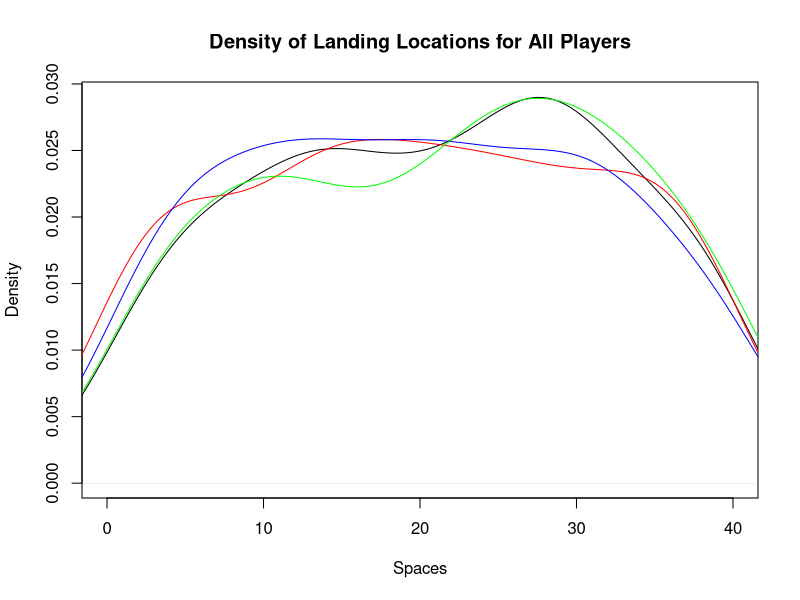
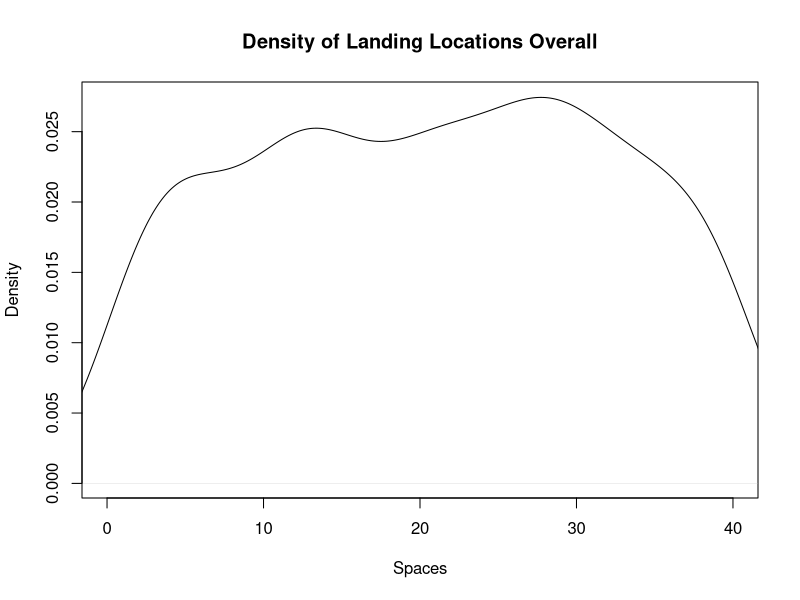
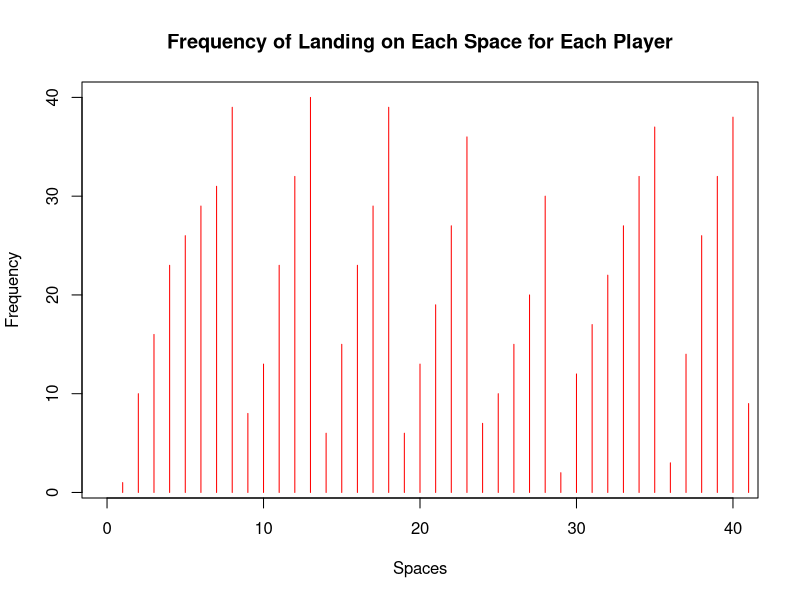
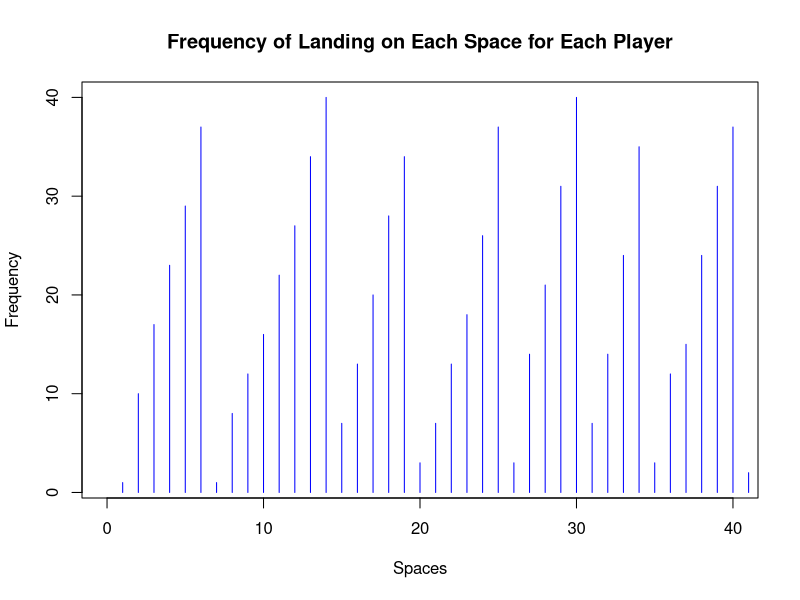
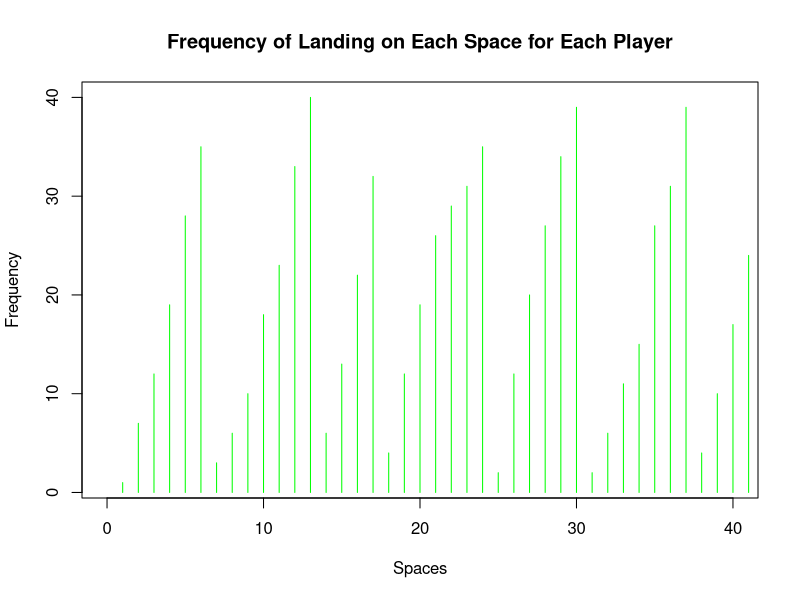
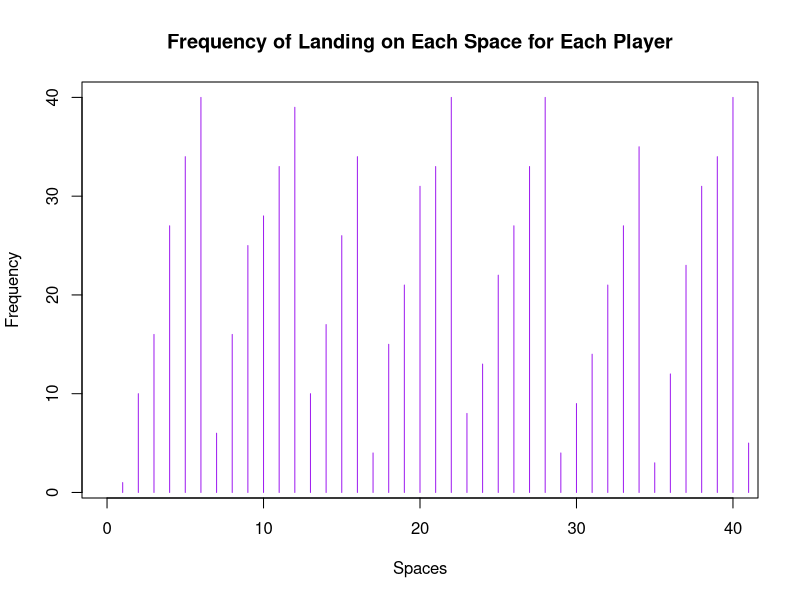
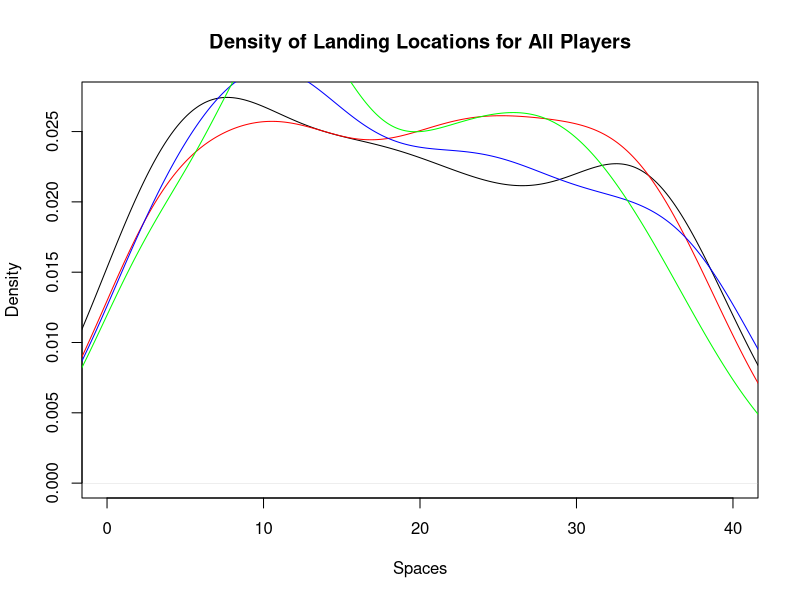
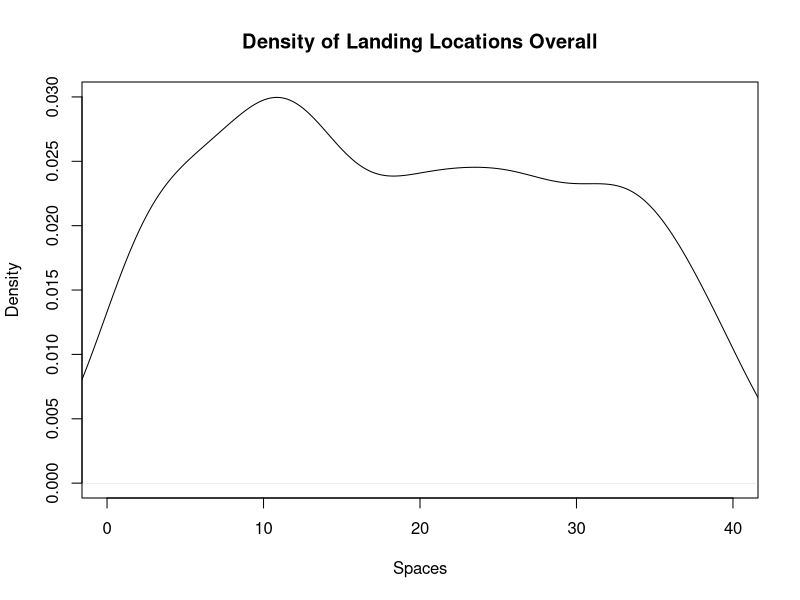

Here is the R script that generated these plots, in order:
## libraries
library(dplyr)
library(ggplot2)
library(tidyverse)

##the board

monopolyBoard <- read.csv("MonopolyBoard.csv", header = T)
monopolyBoard


## lets_move
# Using dice rolls to determine where a player will land on the board
#input: "location", where the player is on the board
#output: the players new location on the board after the have rolled

#note that this is only accounting for standard dice rolls, no special rules yet...

lets_move = function(location) {
  dice_roll_1 <- sample(1:6, 1, replace = TRUE) #A random roll of a six-sided die
  dice_roll_2 <- sample(1:6, 1, replace = TRUE) #A random roll of a six-sided die
  
  roll_total <- sum(dice_roll_1, dice_roll_2) #The sum of the two rolls
  
  location = location + roll_total #Updating the player's location based on their rolls from the current turn
  
  if(location <= 40) { #if statement checking the players location
    location = location
  } else { #if the sum of the player's previous location and their rolls is greater than 40, this moves the player past GO and the start moving from space 1
    location = location - 40
  }
  
  print(location)
  
}

lets_move(20)



## who_goes_first2
who_goes_first2 <- function(num_players){
  initial_rolls <- c()
  player_order <- length(num_players)
  for (i in 1:num_players) {
    player_i_roll <- sum(sample(1:6, 2, replace=TRUE))
    initial_rolls <- c(initial_rolls, player_i_roll) # vector of every player's first roll
  }
  
  if(sum(initial_rolls == max(initial_rolls)) >= 2){ # if more 1 person has the highest roll
    
    while (sum(initial_rolls == max(initial_rolls)) >= 2) { # keep rolling as long as players are tied
      tied_players <- which(initial_rolls==max(initial_rolls)) # identify which players tied
      
      tie_breaker_rolls <- c()
      for (i in tied_players) { # tied players roll again
        player_i_roll2 <- sum(sample(1:6, 2, replace=TRUE))
        tie_breaker_rolls <- c(tie_breaker_rolls, player_i_roll2)
        initial_rolls <- tie_breaker_rolls # update initial rolls
      }
    }
    highest_roll <- max(tie_breaker_rolls)
    highest_player <- tied_players[which(tie_breaker_rolls == highest_roll)]
  }
  
  else {
    highest_player <- which.max(initial_rolls) # who rolled the highest number
    
    # creating player order
    player_order[1] <- as.integer(highest_player)
    
    for (j in 2:num_players) {
      
      player_order[j] <- as.integer(player_order[j-1] + 1)
      if (player_order[j] > num_players) {
        player_order[j] <- 1
      }
    }
    #print(player_order)
  }
  playerlist <- (list(highest_player, player_order))
  return(playerlist)
}

who_goes_first2(4)


## lets_play

#A function to play Monopoly!
#Utilizes lets_move to move the players around the board
#input: "turns"; the amount of turns each player will take (i.e. the number of rounds in the game), "players"; a numeric value 1-4 representing the number of players in the game
#output: a dataframe showing each players' location after each of their turns; a density plot showing each players' location data throughout the game; a density plot showing the overall location data throughout the game

lets_play = function(turns, players) {
  
  location_data <- as.data.frame(matrix(nrow = turns, ncol = players)) # dataframe will keep data for locations of players for each turn
  
  # puts players in order
  colnames(location_data) <- who_goes_first2(players)[[2]]
  
  location = 1 #initializes the player at space 1 (i.e. GO!)
  location_data[1,] <- location
  
  for (i in 2:turns) { # iterates through number of turns
    for (j in 1:players) { # rotates through each player
      location = lets_move(location_data[i-1,j])[[1]] # takes location from lets_move2 function and assigns it to location
      location_data[i,j] <- as.integer(location) # puts location value into the dataframe of locations for each player
    }
  }
  print(location_data) 
  
  
  ########################## plots ###############################
  
  #vector of colors
  colors <- c("red", "blue", "green","purple")
  
  # creates density plot of frequency of landing on each space for each player
  plot(density(location_data[,1]), xlim = c(0,40), col = "black", xlab="Spaces", main= "Density of Landing Locations for All Players")
  
  for (k in 2:players) {
    lines(density(location_data[,k]), col = colors[k-1]) # adds a density line for each player after the first
  }
  
  # creates density plot for total frequency landing on each space (all players spaces included)
  all_spaces <- as.vector(as.matrix(location_data))
  plot(density(all_spaces), xlim = c(0,40), col = "black", xlab="Spaces", main="Density of Landing Locations Overall")
  
  #creates frequency plot for frequency of landing on certain spaces for each player
  for(k in 1:players){
    plot(location_data[,k], xlim= c(0,40), col=colors[k], type="h", xlab="Spaces", ylab="Frequency", main="Frequency of Landing on Each Space for Each Player")
  }
  
}

lets_play(100, 4)




## double_down <- lets_move2
#Double Down -- addition of jail and double rolls

#Incorporating double rolls and sending players to jail when the players are rolling and moving
#input: "location"; a numeric value 1 to 40; where the player in on the board
#output: the players new location on the board

lets_move2 = function(location) {
  dice_roll_1 <- sample(1:6, 1, replace = TRUE) #a standard, six-sided dice roll
  dice_roll_2 <- sample(1:6, 1, replace = TRUE) #a standard, six-sided dice roll
  
  roll_total <- sum(dice_roll_1, dice_roll_2) #the sum of the two dice rolls
  roll_double <- dice_roll_1 == dice_roll_2 #checking if the player rolled a double
  
  location = location + roll_total # updates location to be previous location + roll total
  double3 = "false" # double3 is assigned "true" if the player double rolls 3x (as seen in if statement below), otherwise it is assigned "false" 
  
  # first double roll -> roll again
  if (roll_double == TRUE) { #checks if the player rolled a double with their first two rolls. if "TRUE", the player rolls again
    dice_roll_3 <- sample(1:6, 1, replace = TRUE) #the player's third dice roll
    dice_roll_4 <- sample(1:6, 1, replace = TRUE) #the player's fourth dice roll
    
    roll_total2 <- sum(dice_roll_3, dice_roll_4) #the sum of the player's third and fourth rolls
    roll_double2 <- dice_roll_3 == dice_roll_4 #checks to see if the player rolled a double again
    
    location = location + roll_total2 #the player's new location
    double3 = "false"
    
    # if player is at a location past 40, subtract 40 so they go back to the GO space at location "41"
    # this is included in each if statement below so that it applies if player has to roll again
    if (location <= 40) { #checks to make sure that the player's location isn't over 40 (i.e not on the board)
      location = location
    } else { #If greater than 40, it subtracts 40 from location to allow player to continue to move on the board
      location = location - 40
    }
    
    # second double roll -> roll again
    if (roll_double2 == TRUE) { #if the player has rolled two doubles, they roll again
      dice_roll_5 <- sample(1:6, 1, replace = TRUE) #the player's fifth roll
      dice_roll_6 <- sample(1:6, 1, replace = TRUE) #the player's sixth roll
      
      roll_total3 <- sum(dice_roll_5, dice_roll_6) #the sum of the fifth and sixth roll
      roll_double3 <- dice_roll_5 == dice_roll_6 #checking to see if the player rolled a third double
      
      location = location + roll_total3 #the players new location
      double3 = "false"
      
      if (location <= 40) { #checks the player's location again
        location = location
      } else {
        location = location - 40
      }
      
      # third double roll -> go to jail
      if (roll_double3 == TRUE) { #checks if the player rolled three doubles in a row, if TRUE, the players goes to jail (space 11)
        location = monopolyBoard$spaces[monopolyBoard$name == "Jail"]
        double3 = "true"
      }
    }
  }  
  
  if (location <= 40) { #checks the players location on the board
    location = location
  } else {
    location = location - 40
  }
  
  listdata <- (list(location, double3)) # creates list for outputs "location" and "double3"
  # if you need to access location from this function, use lets_move2(location_data[i-1,j])[[1]]
  # if you need to access double3, use lets_move2(double3)[[2]]
  return(listdata)
  
}


## lets_play2


#A function to move players around the board while incorporating double rolls and going to jail
#input: "turns"; the amount of turns each player takes (i.e. how many rounds the game is), "players"; a numeric value 1-4 representing the number of players in the game
#output: a dataframe showing each players' location after each of their turns; a density plot showing each players' location data throughout the game; a density plot showing the overall location data throughout the game

lets_play2 = function(turns, players) {
  
  
  location_data <- as.data.frame(matrix(nrow = turns, ncol = players)) # dataframe will keep data for locations of players for each turn
  double3data <- as.data.frame(matrix(nrow = turns, ncol = players)) # dataframe will say "true" if player double rolled 3x (which lands them in jail) and "false" if they didn't double roll 3x
  
  # puts players in order
  colnames(location_data) <- who_goes_first2(players)[[2]]
  
  location = 1 # each player starts at location 1
  location_data[1,] <- location
  double3 = 0 # initializing "double3" which will be later assigned a "true" or "false" based on if player double rolled 3x
  
  for (i in 2:turns) { # iterates through number of turns
    
    for (j in 1:players) { # rotates through each player
      
      location = lets_move2(location_data[i-1,j])[[1]] # takes location from lets_move2 function and assigns it to location
      location_data[i,j] <- as.integer(location) # puts location value into the dataframe of locations for each player
      double3data[i,j] <- lets_move2(double3)[[2]] # takes "true" or "false" value from double3 and adds it to double3data dataframe
      
      # deals with landing in jail from "go to jail" space and staying there for next 3 turns
      if (31 %in% location_data[i-1,j]) { # if you landed on 31 in the last turn (i-1 turn), you go to jail (space 11) for the ith turn
        location <- 11
        location_data[i,j] <- as.integer(location) # new location is 11
      } else if (11 %in% location_data[i-1,j] & 31 %in% location_data[i-2,j]) { # if you were on space 11 last turn AND you were on space 31 2 turns ago, you stay in jail (space 11) for turn i
        location <- 11
        location_data[i,j] <- as.integer(location)
      } else if (11 %in% location_data[i-2,j] & 31 %in% location_data[i-3,j]) {
        location <- 11
        location_data[i,j] <- as.integer(location)
      }
      
      # landing in jail from 3x double roll and staying there for next 3 turns
      if (11 %in% location_data[i,j] & "true" %in% double3data[i-1,j]) { # if player's location is 11 (jail) and double3data is"true" (player double rolled 3x), player stays in jail. all 3 if/else if statements keep player in jail for the next 3 turns
        location <- 11
        location_data[i,j] <- as.integer(location)
      } else if (11 %in% location_data[i-1,j] & "true" %in% double3data[i-2,j]) { # 
        location <- 11
        location_data[i,j] <- as.integer(location)
      } else if (11 %in% location_data[i-2,j] & "true" %in% double3data[i-3,j]) {
        location <- 11
        location_data[i,j] <- as.integer(location)
      }
      
    }
  }
  print(location_data)
  print(double3)
  
  
  ########################## plots ###############################
  
  #vector of colors
  colors <- c("red", "blue", "green","purple")
  
  # creates density plot of frequency of landing on each space for each player
  plot(density(location_data[,1]), xlim = c(0,40), col = "black", xlab="Spaces", main= "Density of Landing Locations for All Players")
  
  for (k in 2:players) {
    lines(density(location_data[,k]), col = colors[k-1]) # adds a density line for each player after the first
  }
  
  # creates density plot for total frequency landing on each space (all players spaces included)
  all_spaces <- as.vector(as.matrix(location_data))
  plot(density(all_spaces), xlim = c(0,40), col = "black", xlab="Spaces", main="Density of Landing Locations Overall")
  
  #creates frequency plot for frequency of landing on certain spaces for each player
  for(k in 1:players){
    plot(location_data[,k], xlim= c(0,40), col=colors[k], type="h", xlab="Spaces", ylab="Frequency", main="Frequency of Landing on Each Space for Each Player")
  }
  
}

lets_play2(100, 4)
##the community chest and chance cards

Card_Numbers <- c(1, 2, 3, 4, 5, 6, 7, 8, 9, 10, 11, 12, 13, 14, 15, 16) # the card numbers

Chance_Cards <- c("Advance to Boardwalk", "Advance to Go (Collect $200)", "Advance to Illinois Avenue. If you pass Go, collect $200", "Advance to St. Charles Place. If you pass Go, collect $200", "Advance to the nearest Railroad. If unowned, you may buy it from the Bank. If owned, pay owner twice the rental to which they are otherwise entitled", "Advance to the nearest Railroad. If unowned, you may buy it from the Bank. If owned, pay owner twice the rental to which they are otherwise entitled", "Advance token to nearest Utility. If unowned, you may buy it from the Bank. If owned, throw dice and pay owner a total ten times amount thrown", "Bank pays you dividend of $50", "Get Out of Jail Free", "Go Back 3 Spaces", "Go to Jail. Go directly to Jail, do not pass Go, do not collect $200", "Make general repairs on all your property. For each house pay $25. For each hotel pay $100", "Speeding fine $15", "Take a trip to Reading Railroad. If you pass Go, collect $200", "You have been elected Chairman of the Board. Pay each player $50", "Your building loan matures. Collect $150") # the card information

Chance <- data.frame(Chance_Cards, Card_Numbers) #a dataframe associating each chance card with a number



Community_Chest_Cards <- c("Advance to Go (Collect $200)", "Bank error in your favor. Collect $200", "Doctor’s fee. Pay $50", "From sale of stock you get $50", "Get Out of Jail Free", "Go to Jail. Go directly to jail, do not pass Go, do not collect $200", "Holiday fund matures. Receive $100", "Income tax refund. Collect $20", "It is your birthday. Collect $10 from every player", "Life insurance matures. Collect $100", "Pay hospital fees of $100", "Pay school fees of $50", "Receive $25 consultancy fee", "You are assessed for street repair. $40 per house. $115 per hotel", "You have won second prize in a beauty contest. Collect $10", "You inherit $100") # the card information

Community_Chest <- data.frame(Community_Chest_Cards, Card_Numbers) #a dataframe associating each community chest card with a number


##drawing community chest and chance cards
#A function that randomly selects a numeric value 1:16 representing a Chance card and updates the player's location based on the card information
#input: "location"; a numeric value 1:40 representing the player's location on the board
#output: the player's new location on the board

Drawing_Chance = function(location) {
  location = location #the player's current location
  draw_card <- sample(1:16, 1, replace = TRUE) #randomly selecting a card from 1:16
  player_card <- Chance$Chance_Cards[draw_card] #finding the card in the Chance deck
  print(player_card)
  
  #The following if statements update the player's location based on the card that was drawn (if applicable)  
  if(draw_card == 1) {
    location = 1
  }
  
  if(draw_card == 2) {
    location = 1
  }
  
  if(draw_card == 3) {
    location = 25
  }
  
  if(draw_card == 4){
    location = 12
  }
  
  if(draw_card == 5){ #takes into account which space the player is nearest to to determine updated location
    if(location >= 37 && location <= 5){
      location = 6
    } else {
      if (location >= 6 && location <= 15){
        location = 16
      } else {
        if(location >= 16 && location <= 25){
          location = 26
        } else {
          location = 36
        }
      }
    }
  }
  
  if(draw_card == 6){ #takes into account which space the player is nearest to to determine updated location
    if(location >= 37 && location <= 5){
      location = 6
    } else {
      if (location >= 6 && location <= 15){
        location = 16
      } else {
        if(location >= 16 && location <= 25){
          location = 26
        } else {
          location = 36
        }
      }
    }
  }
  
  if(draw_card == 7){ #takes into account which space the player is nearest to to determine updated location
    if(location >= 29 && location <= 12){
      location = 13
    } else {
      location = 29
    }
  }
  
  if(draw_card == 11) {
    location = 11
  }
  
  if(draw_card == 14) {
    location = 6
  }
  
  if(draw_card == 10) {
    location = location - 3
  }
  
  location = location
  return(location)
}


#A function that randomly selects a numeric value 1:16 representing a Community Chest card and updates the player's location based on the card information
#input: "location"; a numeric value 1:40 representing the player's location on the board
#output: the player's new location on the board

Drawing_Community_Chest = function(location) {
  location = location #the player's current location
  draw_card_chest <- sample(1:16, 1, replace = TRUE) #randomly selecting a card from 1:16
  player_card_chest <- Community_Chest$Community_Chest_Cards[draw_card_chest] #finding the card in the Community Chest deck
  print(player_card_chest)
  
  #The following if statements update the player's location based on the card that was drawn (if applicable) 
  if (draw_card_chest == 1) {
    location = 1
  } else {
    if (draw_card_chest == 6) {
      location = 11
    } else {
      location = location
    }
    
  }
  
  location = location 
  return(location)
}


## lets_move3 -> incorporating chance and community chest spaces and cards
#A function that expands on lets_move2 to add the actions of Community Chest and Chance spaces and their respective cards
#input: "location"; a numeric value 1 to 40; where the player in on the board
#output: the players new location on the board

lets_move3 = function(location) {
  dice_roll_1 <- sample(1:6, 1, replace = TRUE) 
  dice_roll_2 <- sample(1:6, 1, replace = TRUE) 
  
  roll_total <- sum(dice_roll_1, dice_roll_2)
  roll_double <- dice_roll_1 == dice_roll_2
  
  location = location + roll_total
  double3 = "false"
  
  
  if (location <= 40) {
    location = location
  } else {
    location = location - 40
  }
  
  
  if(location == 8 || location == 23 || location == 27) { #check's if the player's location is a Chance space
    location = Drawing_Chance(location) #if TRUE, the player draws a Chance card using the Drawing_Chance function which updates their location
  }
  
  if(location == 3 || location == 18 || location == 34) { #check's if the player's location is a Community Chest space
    location = Drawing_Community_Chest(location) #if TRUE, the player draws a Community Chest card using the Drawing_Community_Chest which updates their location
  }
  
  # first double roll -> roll again
  if (roll_double == TRUE) {
    dice_roll_3 <- sample(1:6, 1, replace = TRUE)
    dice_roll_4 <- sample(1:6, 1, replace = TRUE)
    
    roll_total2 <- sum(dice_roll_3, dice_roll_4)
    roll_double2 <- dice_roll_3 == dice_roll_4
    
    location = location + roll_total2
    double3 = "false"
    
    if (location <= 40) {
      location = location
    } else {
      location = location - 40
    }
    
    
    if(location == 8 || location == 23 || location == 27) { #check's if the player's location is a Chance space
      location = Drawing_Chance(location) #if TRUE, the player draws a Chance card using the Drawing_Chance function which updates their location
    }
    
    if(location == 3 || location == 18 || location == 34) { #check's if the player's location is a Community Chest space
      location = Drawing_Community_Chest(location) #if TRUE, the player draws a Community Chest card using the Drawing_Community_Chest which updates their location
    }
    
    # second double roll -> roll again
    if (roll_double2 == TRUE) {
      dice_roll_5 <- sample(1:6, 1, replace = TRUE)
      dice_roll_6 <- sample(1:6, 1, replace = TRUE)
      
      roll_total3 <- sum(dice_roll_5, dice_roll_6)
      roll_double3 <- dice_roll_5 == dice_roll_6
      
      location = location + roll_total3
      double3 = "false"
      
      if (location <= 40) {
        location = location
      } else {
        location = location - 40
      }
      
      if(location == 8 || location == 23 || location == 27) { #check's if the player's location is a Chance space
        location = Drawing_Chance(location) #if TRUE, the player draws a Chance card using the Drawing_Chance function which updates their location
      }
      
      if(location == 3 || location == 18 || location == 34) { #check's if the player's location is a Community Chest space
        location = Drawing_Community_Chest(location) #if TRUE, the player draws a Community Chest card using the Drawing_Community_Chest which updates their location
        
      }
      
      # third double roll -> go to jail
      if (roll_double3 == TRUE) {
        location = monopolyBoard$spaces[monopolyBoard$name == "Jail"]
        double3 = "true"
        
      }
    }
  }  
  
  location = location 
  
  listdata <- (list(location, double3))
  return(listdata)
  
}
